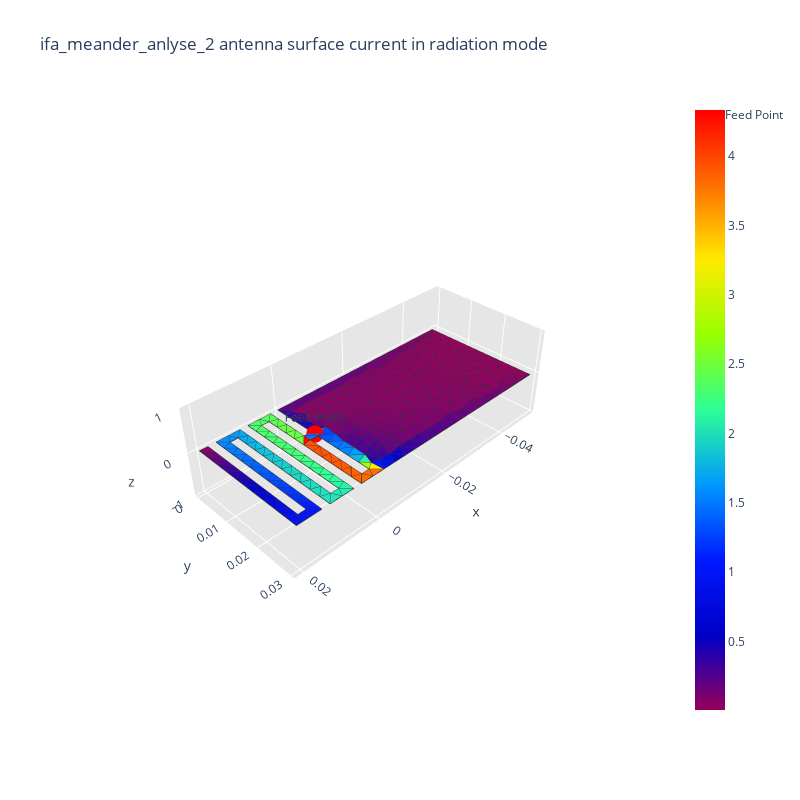

Source (notebook cell):
### Code cell
import time
start_time = time.time()
iteration = 1
max_iter = 20
Accuracy = 0.01
while iteration <= max_iter:
    try:
        print(f"\nIteration N°{iteration}")
        print(f"distance meandres = {distance_meandre * 1000} mm")
        print(f"Largeur de piste ifa = {largeur_piste * 1000} mm")
        print(f"position feed = {feed * 1000} mm\n")
        N_list_elem, new_distance_meandre_elem = creation_ifa(a, b, largeur_piste, distance_meandre, x_t, y_t, save_mesh_folder, mesh_name, mesh_size=1.5*largeur_piste)
        print(f"Number of meanders = {N_list_elem}")
        print(f"New distance meandres = {new_distance_meandre_elem * 1000} mm\n")
        frequence_resonance, s11_db, R_res, X_res = simulate(frequencies, ifa_meander_mat, fC, feed_point)
        # plot(s11_db)
        plot_s11_curve(fLow, fHigh, nPoints, s11_db, fC)

        ratio = frequence_resonance / fC
        print(f"\nRatio = {ratio}\n")
        # distance_meandre = distance_meandre / ratio

        if (abs((fC - frequence_resonance)/fC) < Accuracy):
            min_index = np.argmin(s11_db)
            min_s11 = s11_db[min_index]
            s11_fc = s11_db[fc_index]
            """ print("\nRequired Accuracy is met!")
            break """
            if s11_fc < -10 or min_s11 < -20:
                print("\nRequired Accuracy is met!")
                break
            else:
                print("\nOn cherche le matching !!!")
                # feed          = feed * (R_res / 50)

                print(f"\nresultat X_res / 50 = {X_res / 50}")
                print(f"\nresultat R_res / 50 = {R_res / 50}")

                feed_adjustment_factor = max(abs(X_res), abs(R_res)) / 50

                if ratio == 1:
                    print("Meilleur resulat possible obtennue")
                    break

                feed = max(min(feed * ratio**2, b - 3 * largeur_piste / 2 - 0.5 / 1000), largeur_piste / 2)

                print(f"\nresultat feed = {feed*1000} mm")

                if feed == b - largeur_piste - 0.5 / 1000 or feed == largeur_piste / 2:
                    distance_meandre = distance_meandre / (ratio**2)
                    largeur_piste = largeur_piste / ratio**2

                feed_point       = [0, feed, 0]

        elif abs(frequence_resonance - fC) < 0.02 * fC:
            print(f"\nWe are within 2% of fc!\n")
            # largeur_piste = largeur_piste * ratio**1
            feed = max(min(feed * ratio**2, b - 3 * largeur_piste / 2 - 0.5 / 1000), largeur_piste / 2)

            if feed == b - largeur_piste - 0.5 / 1000 or feed == largeur_piste / 2:
                print("\nBord extreme atteint\n")
                distance_meandre = distance_meandre / (ratio**2)
                largeur_piste = largeur_piste / ratio**2
            
            feed_point       = [0, feed, 0]
        else:
            print(f"\nWe are FAR of fc!\n")
            distance_meandre = distance_meandre / (ratio**2)
            largeur_piste = largeur_piste / ratio**2
        
        if (iteration == max_iter):
            print("Convergence non atteinte, nombre max d'itteration atteint ----> Meilleurs resultats")
        iteration += 1
    except ValueError as e:
        print(f"Error: {e}")

end_time = time.time()
simulation_time = end_time - start_time
simulation_time_minutes = simulation_time / 60
simulation_time_seconds = simulation_time % 60
print(f"Temps total de simulation: {math.floor(simulation_time_minutes)} minutes ; {simulation_time_seconds:.2f} secondes")

### Figure 1 — Plotly figure (JSON) as saved in the notebook; plotly's stock layout.template omitted (floating-point values rounded to 4 significant figures; data arrays with more than 128 entries replaced by an {"elided": "..."} marker saying what was removed)
{"data": [{"facecolor": {"elided": "541 str values"}, "i": {"elided": "541 int values"}, "j": {"elided": "541 int values"}, "k": {"elided": "541 int values"}, "name": "", "type": "mesh3d", "x": {"elided": "355 float values"}, "y": {"elided": "355 float values"}, "z": {"elided": "355 int values"}}, {"line": {"color": "rgb(50, 50, 50)", "width": 1.5}, "mode": "lines", "showlegend": false, "type": "scatter3d", "x": {"elided": "2705 float values"}, "y": {"elided": "2705 float values"}, "z": {"elided": "2705 int values"}}, {"hoverinfo": "none", "marker": {"color": [0.004579, 4.333], "colorscale": [[0, "rgb(150, 0, 90)"], [0.125, "rgb(0, 0, 200)"], [0.25, "rgb(0, 25, 255)"], [0.375, "rgb(0, 152, 255)"], [0.5, "rgb(44, 255, 150)"], [0.625, "rgb(151, 255, 0)"], [0.75, "rgb(255, 234, 0)"], [0.875, "rgb(255, 111, 0)"], [1, "rgb(255, 0, 0)"]], "showscale": true, "size": 0.1}, "mode": "markers", "showlegend": false, "type": "scatter3d", "x": [0], "y": [0.013], "z": [0]}, {"marker": {"color": "red", "size": 6, "symbol": "circle"}, "mode": "markers+text", "name": "Feed Point", "text": ["Feed Point"], "textposition": "top center", "type": "scatter3d", "x": [0], "y": [0.012], "z": [0]}], "layout": {"height": 800, "scene": {"aspectratio": {"x": 1, "y": 0.4286, "z": 0.3}, "xaxis": {"backgroundcolor": "rgb(230, 230, 230)", "gridcolor": "rgb(255, 255, 255)", "showbackground": true, "zerolinecolor": "rgb(255, 255, 255)"}, "yaxis": {"backgroundcolor": "rgb(230, 230, 230)", "gridcolor": "rgb(255, 255, 255)", "showbackground": true, "zerolinecolor": "rgb(255, 255, 255)"}, "zaxis": {"backgroundcolor": "rgb(230, 230, 230)", "gridcolor": "rgb(255, 255, 255)", "showbackground": true, "zerolinecolor": "rgb(255, 255, 255)"}}, "title": {"text": "ifa_meander_anlyse_2 antenna surface current in radiation mode"}, "width": 800}}
